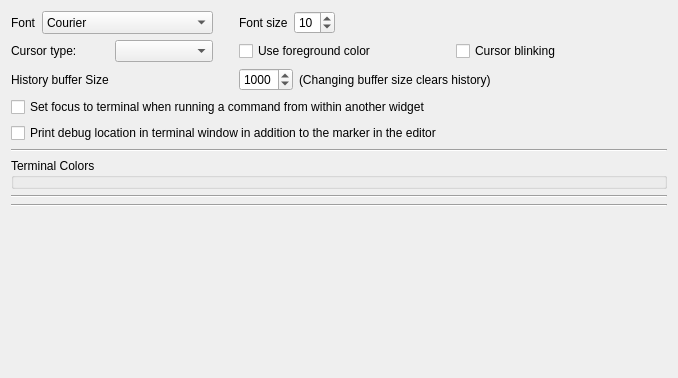
         <widget class="QWidget" name="scrollAreaWidgetContents_4">
          <property name="geometry">
           <rect>
            <x>0</x>
            <y>0</y>
            <width>678</width>
            <height>378</height>
           </rect>
          </property>
          <layout class="QVBoxLayout" name="verticalLayout_7">
           <item>
            <layout class="QVBoxLayout" name="verticalLayout_8">
             <item>
              <layout class="QGridLayout" name="gridLayout_7">
               <property name="sizeHint" stdset="0">
                <size>
                 <width>40</width>
                 <height>20</height>
                </size>
               </property>
               <item row="1" column="2">
                <layout class="QHBoxLayout" name="horizontalLayout_13">
                 <item>
                  <widget class="QCheckBox" name="terminal_cursorUseForegroundColor">
                   <property name="text">
                    <string>Use foreground color</string>
                   </property>
                  </widget>
                 </item>
                 <item>
                  <widget class="QCheckBox" name="terminal_cursorBlinking">
                   <property name="text">
                    <string>Cursor blinking</string>
                   </property>
                  </widget>
                 </item>
                </layout>
               </item>
               <item row="1" column="0">
                <layout class="QHBoxLayout" name="horizontalLayout_7">
                 <item>
                  <widget class="QLabel" name="label">
                   <property name="text">
                    <string>Cursor type:</string>
                   </property>
                  </widget>
                 </item>
                 <item>
                  <widget class="QComboBox" name="terminal_cursorType"/>
                 </item>
                </layout>
               </item>
               <item row="0" column="0">
                <layout class="QHBoxLayout" name="horizontalLayout_11">
                 <item>
                  <widget class="QLabel" name="label_11">
                   <property name="text">
                    <string>Font</string>
                   </property>
                  </widget>
                 </item>
                 <item>
                  <widget class="QFontComboBox" name="terminal_fontName">
                   <property name="sizePolicy">
                    <sizepolicy hsizetype="Preferred" vsizetype="Preferred">
                     <horstretch>0</horstretch>
                     <verstretch>0</verstretch>
                    </sizepolicy>
                   </property>
                   <property name="editable">
                    <bool>false</bool>
                   </property>
                   <property name="fontFilters">
                    <set>QFontComboBox::MonospacedFonts</set>
                   </property>
                  </widget>
                 </item>
                </layout>
               </item>
               <item row="0" column="2">
                <layout class="QHBoxLayout" name="horizontalLayout_12">
                 <item>
                  <widget class="QLabel" name="label_12">
                   <property name="text">
                    <string>Font size</string>
                   </property>
                  </widget>
                 </item>
                 <item>
                  <widget class="QSpinBox" name="terminal_fontSize">
                   <property name="sizePolicy">
                    <sizepolicy hsizetype="Preferred" vsizetype="Preferred">
                     <horstretch>0</horstretch>
                     <verstretch>0</verstretch>
                    </sizepolicy>
                   </property>
                   <property name="minimum">
                    <number>2</number>
                   </property>
                   <property name="maximum">
                    <number>96</number>
                   </property>
                   <property name="value">
                    <number>10</number>
                   </property>
                  </widget>
                 </item>
                 <item>
                  <spacer name="horizontalSpacer_27">
                   <property name="orientation">
                    <enum>Qt::Horizontal</enum>
                   </property>
                   <property name="sizeHint" stdset="0">
                    <size>
                     <width>40</width>
                     <height>20</height>
                    </size>
                   </property>
                  </spacer>
                 </item>
                </layout>
               </item>
               <item row="2" column="2">
                <layout class="QHBoxLayout" name="horizontalLayout_5">
                 <property name="topMargin">
                  <number>0</number>
                 </property>
                 <item>
                  <widget class="QSpinBox" name="terminal_history_buffer">
                   <property name="sizePolicy">
                    <sizepolicy hsizetype="Preferred" vsizetype="Preferred">
                     <horstretch>0</horstretch>
                     <verstretch>0</verstretch>
                    </sizepolicy>
                   </property>
                   <property name="minimum">
                    <number>0</number>
                   </property>
                   <property name="maximum">
                    <number>5000</number>
                   </property>
                   <property name="singleStep">
                    <number>20</number>
                   </property>
                   <property name="value">
                    <number>1000</number>
                   </property>
                  </widget>
                 </item>
                 <item>
                  <widget class="QLabel" name="label_20">
                   <property name="text">
                    <string>(Changing buffer size clears history)</string>
                   </property>
                  </widget>
                 </item>
                 <item>
                  <spacer name="horizontalSpacer_16">
                   <property name="orientation">
                    <enum>Qt::Horizontal</enum>
                   </property>
                   <property name="sizeHint" stdset="0">
                    <size>
                     <width>40</width>
                     <height>20</height>
                    </size>
                   </property>
                  </spacer>
                 </item>
                </layout>
               </item>
               <item row="2" column="0">
                <widget class="QLabel" name="label_19">
                 <property name="minimumSize">
                  <size>
                   <width>100</width>
                   <height>20</height>
                  </size>
                 </property>
                 <property name="text">
                  <string>History buffer Size</string>
                 </property>
                </widget>
               </item>
               <item row="0" column="1">
                <spacer name="horizontalSpacer_28">
                 <property name="orientation">
                  <enum>Qt::Horizontal</enum>
                 </property>
                 <property name="sizeType">
                  <enum>QSizePolicy::Fixed</enum>
                 </property>
                 <property name="sizeHint" stdset="0">
                  <size>
                   <width>20</width>
                   <height>20</height>
                  </size>
                 </property>
                </spacer>
               </item>
              </layout>
             </item>
             <item>
              <layout class="QGridLayout" name="gridLayout_15">
               <item row="0" column="0">
                <widget class="QCheckBox" name="terminal_focus_command">
                 <property name="text">
                  <string>Set focus to terminal when running a command from within another widget</string>
                 </property>
                </widget>
               </item>
               <item row="1" column="0">
                <widget class="QCheckBox" name="terminal_print_dbg_location">
                 <property name="text">
                  <string>Print debug location in terminal window in addition to the marker in the editor</string>
                 </property>
                </widget>
               </item>
              </layout>
             </item>
             <item>
              <widget class="Line" name="line_7">
               <property name="orientation">
                <enum>Qt::Horizontal</enum>
               </property>
              </widget>
             </item>
             <item>
              <widget class="QGroupBox" name="terminal_colors_box">
               <property name="title">
                <string>Terminal Colors</string>
               </property>
              </widget>
             </item>
             <item>
              <widget class="Line" name="line_5">
               <property name="minimumSize">
                <size>
                 <width>0</width>
                 <height>0</height>
                </size>
               </property>
               <property name="orientation">
                <enum>Qt::Horizontal</enum>
               </property>
              </widget>
             </item>
             <item>
              <widget class="Line" name="line_6">
               <property name="orientation">
                <enum>Qt::Horizontal</enum>
               </property>
              </widget>
             </item>
            </layout>
           </item>
           <item>
            <spacer name="verticalSpacer_3">
             <property name="orientation">
              <enum>Qt::Vertical</enum>
             </property>
             <property name="sizeType">
              <enum>QSizePolicy::Expanding</enum>
             </property>
             <property name="sizeHint" stdset="0">
              <size>
               <width>20</width>
               <height>40</height>
              </size>
             </property>
            </spacer>
           </item>
          </layout>
         </widget>
